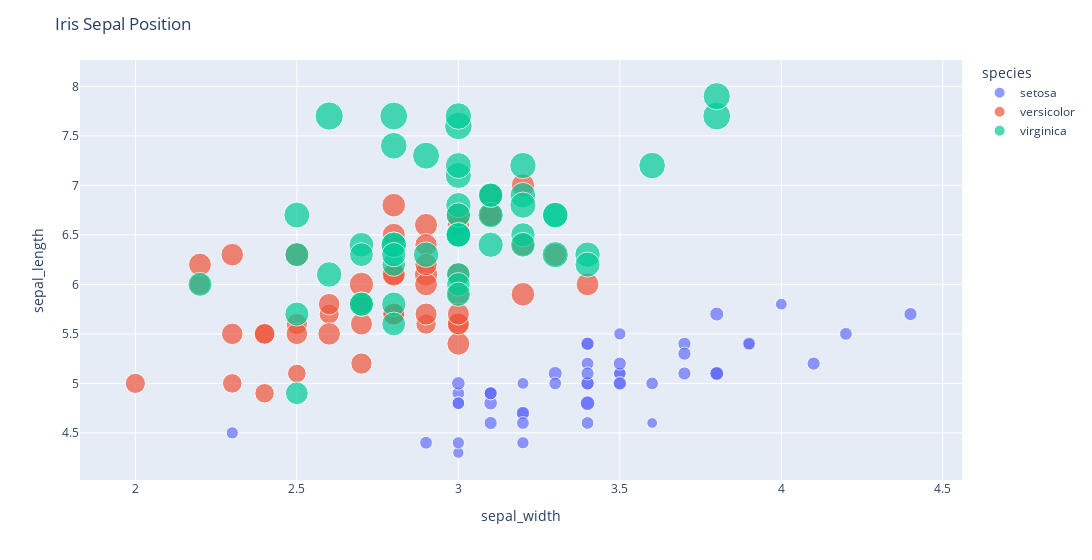

Notebook source saved alongside this figure:
### Code cell
fig_4 = px.scatter(x='sepal_width', y='sepal_length', width=1300, size='petal_length', color='species', data_frame=df)
fig_4.update_layout(title='Iris Sepal Hue & Size & Position')
fig_4.show()

### Figure 1 — Plotly figure (JSON) as saved in the notebook; plotly's stock layout.template omitted (floating-point values rounded to 4 significant figures)
{"data": [{"hoverlabel": {"namelength": 0}, "hovertemplate": "species=setosa<br>sepal_width=%{x}<br>sepal_length=%{y}<br>petal_length=%{marker.size}", "legendgroup": "setosa", "marker": {"color": "#636efa", "size": [1.4, 1.4, 1.3, 1.5, 1.4, 1.7, 1.4, 1.5, 1.4, 1.5, 1.5, 1.6, 1.4, 1.1, 1.2, 1.5, 1.3, 1.4, 1.7, 1.5, 1.7, 1.5, 1, 1.7, 1.9, 1.6, 1.6, 1.5, 1.4, 1.6, 1.6, 1.5, 1.5, 1.4, 1.5, 1.2, 1.3, 1.5, 1.3, 1.5, 1.3, 1.3, 1.3, 1.6, 1.9, 1.4, 1.6, 1.4, 1.5, 1.4], "sizemode": "area", "sizeref": 0.01725, "symbol": "circle"}, "mode": "markers", "name": "setosa", "showlegend": true, "type": "scatter", "x": [3.5, 3, 3.2, 3.1, 3.6, 3.9, 3.4, 3.4, 2.9, 3.1, 3.7, 3.4, 3, 3, 4, 4.4, 3.9, 3.5, 3.8, 3.8, 3.4, 3.7, 3.6, 3.3, 3.4, 3, 3.4, 3.5, 3.4, 3.2, 3.1, 3.4, 4.1, 4.2, 3.1, 3.2, 3.5, 3.1, 3, 3.4, 3.5, 2.3, 3.2, 3.5, 3.8, 3, 3.8, 3.2, 3.7, 3.3], "xaxis": "x", "y": [5.1, 4.9, 4.7, 4.6, 5, 5.4, 4.6, 5, 4.4, 4.9, 5.4, 4.8, 4.8, 4.3, 5.8, 5.7, 5.4, 5.1, 5.7, 5.1, 5.4, 5.1, 4.6, 5.1, 4.8, 5, 5, 5.2, 5.2, 4.7, 4.8, 5.4, 5.2, 5.5, 4.9, 5, 5.5, 4.9, 4.4, 5.1, 5, 4.5, 4.4, 5, 5.1, 4.8, 5.1, 4.6, 5.3, 5], "yaxis": "y"}, {"hoverlabel": {"namelength": 0}, "hovertemplate": "species=versicolor<br>sepal_width=%{x}<br>sepal_length=%{y}<br>petal_length=%{marker.size}", "legendgroup": "versicolor", "marker": {"color": "#EF553B", "size": [4.7, 4.5, 4.9, 4, 4.6, 4.5, 4.7, 3.3, 4.6, 3.9, 3.5, 4.2, 4, 4.7, 3.6, 4.4, 4.5, 4.1, 4.5, 3.9, 4.8, 4, 4.9, 4.7, 4.3, 4.4, 4.8, 5, 4.5, 3.5, 3.8, 3.7, 3.9, 5.1, 4.5, 4.5, 4.7, 4.4, 4.1, 4, 4.4, 4.6, 4, 3.3, 4.2, 4.2, 4.2, 4.3, 3, 4.1], "sizemode": "area", "sizeref": 0.01725, "symbol": "circle"}, "mode": "markers", "name": "versicolor", "showlegend": true, "type": "scatter", "x": [3.2, 3.2, 3.1, 2.3, 2.8, 2.8, 3.3, 2.4, 2.9, 2.7, 2, 3, 2.2, 2.9, 2.9, 3.1, 3, 2.7, 2.2, 2.5, 3.2, 2.8, 2.5, 2.8, 2.9, 3, 2.8, 3, 2.9, 2.6, 2.4, 2.4, 2.7, 2.7, 3, 3.4, 3.1, 2.3, 3, 2.5, 2.6, 3, 2.6, 2.3, 2.7, 3, 2.9, 2.9, 2.5, 2.8], "xaxis": "x", "y": [7, 6.4, 6.9, 5.5, 6.5, 5.7, 6.3, 4.9, 6.6, 5.2, 5, 5.9, 6, 6.1, 5.6, 6.7, 5.6, 5.8, 6.2, 5.6, 5.9, 6.1, 6.3, 6.1, 6.4, 6.6, 6.8, 6.7, 6, 5.7, 5.5, 5.5, 5.8, 6, 5.4, 6, 6.7, 6.3, 5.6, 5.5, 5.5, 6.1, 5.8, 5, 5.6, 5.7, 5.7, 6.2, 5.1, 5.7], "yaxis": "y"}, {"hoverlabel": {"namelength": 0}, "hovertemplate": "species=virginica<br>sepal_width=%{x}<br>sepal_length=%{y}<br>petal_length=%{marker.size}", "legendgroup": "virginica", "marker": {"color": "#00cc96", "size": [6, 5.1, 5.9, 5.6, 5.8, 6.6, 4.5, 6.3, 5.8, 6.1, 5.1, 5.3, 5.5, 5, 5.1, 5.3, 5.5, 6.7, 6.9, 5, 5.7, 4.9, 6.7, 4.9, 5.7, 6, 4.8, 4.9, 5.6, 5.8, 6.1, 6.4, 5.6, 5.1, 5.6, 6.1, 5.6, 5.5, 4.8, 5.4, 5.6, 5.1, 5.1, 5.9, 5.7, 5.2, 5, 5.2, 5.4, 5.1], "sizemode": "area", "sizeref": 0.01725, "symbol": "circle"}, "mode": "markers", "name": "virginica", "showlegend": true, "type": "scatter", "x": [3.3, 2.7, 3, 2.9, 3, 3, 2.5, 2.9, 2.5, 3.6, 3.2, 2.7, 3, 2.5, 2.8, 3.2, 3, 3.8, 2.6, 2.2, 3.2, 2.8, 2.8, 2.7, 3.3, 3.2, 2.8, 3, 2.8, 3, 2.8, 3.8, 2.8, 2.8, 2.6, 3, 3.4, 3.1, 3, 3.1, 3.1, 3.1, 2.7, 3.2, 3.3, 3, 2.5, 3, 3.4, 3], "xaxis": "x", "y": [6.3, 5.8, 7.1, 6.3, 6.5, 7.6, 4.9, 7.3, 6.7, 7.2, 6.5, 6.4, 6.8, 5.7, 5.8, 6.4, 6.5, 7.7, 7.7, 6, 6.9, 5.6, 7.7, 6.3, 6.7, 7.2, 6.2, 6.1, 6.4, 7.2, 7.4, 7.9, 6.4, 6.3, 6.1, 7.7, 6.3, 6.4, 6, 6.9, 6.7, 6.9, 5.8, 6.8, 6.7, 6.7, 6.3, 6.5, 6.2, 5.9], "yaxis": "y"}], "layout": {"legend": {"itemsizing": "constant", "title": {"text": "species"}, "tracegroupgap": 0}, "margin": {"t": 60}, "title": {"text": "Iris Sepal Position"}, "width": 1300, "xaxis": {"anchor": "y", "domain": [0, 1], "title": {"text": "sepal_width"}}, "yaxis": {"anchor": "x", "domain": [0, 1], "title": {"text": "sepal_length"}}}}
